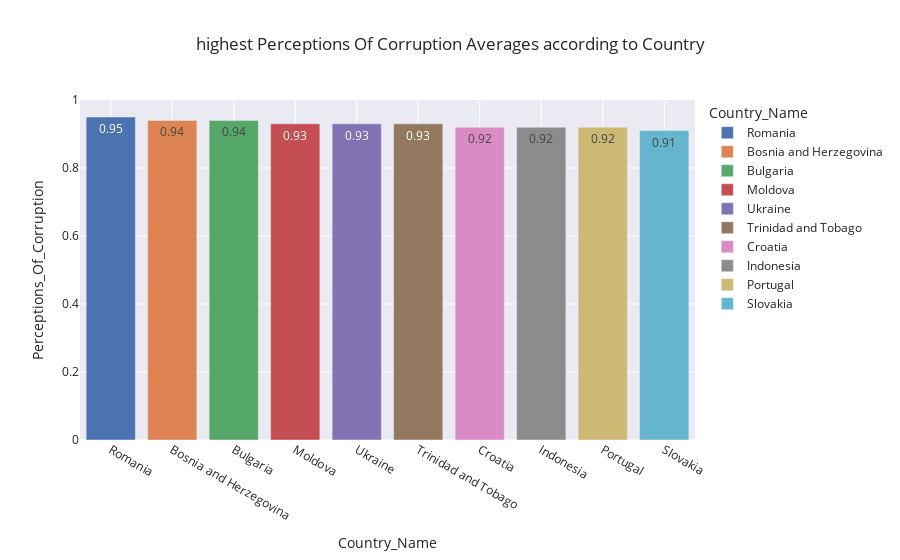

The notebook cell this image was saved under:
### Markdown cell above
### A: Perception of Corruption and Confidence in National governemnt

### Code cell
df_corrup= World_happiness_avg[["Country_Name", "Perceptions_Of_Corruption"]]
df_corrup= df_corrup.set_index("Country_Name").sort_values(by='Perceptions_Of_Corruption', ascending=False).round(2).head(10)
fig = px.bar(df_corrup, x = df_corrup.index, y = 'Perceptions_Of_Corruption',
            title = 'highest Perceptions Of Corruption Averages according to Country', template = 'seaborn', color= df_corrup.index ,text = 'Perceptions_Of_Corruption')
fig.show()

### Figure 1 — Plotly figure (JSON) as saved in the notebook; plotly's stock layout.template omitted (floating-point values rounded to 4 significant figures)
{"data": [{"alignmentgroup": "True", "hovertemplate": "Country_Name=%{x}<br>Perceptions_Of_Corruption=%{text}<extra></extra>", "legendgroup": "Romania", "marker": {"color": "rgb(76,114,176)", "pattern": {"shape": ""}}, "name": "Romania", "offsetgroup": "Romania", "orientation": "v", "showlegend": true, "text": [0.95], "textposition": "auto", "type": "bar", "x": ["Romania"], "xaxis": "x", "y": [0.95], "yaxis": "y"}, {"alignmentgroup": "True", "hovertemplate": "Country_Name=%{x}<br>Perceptions_Of_Corruption=%{text}<extra></extra>", "legendgroup": "Bosnia and Herzegovina", "marker": {"color": "rgb(221,132,82)", "pattern": {"shape": ""}}, "name": "Bosnia and Herzegovina", "offsetgroup": "Bosnia and Herzegovina", "orientation": "v", "showlegend": true, "text": [0.94], "textposition": "auto", "type": "bar", "x": ["Bosnia and Herzegovina"], "xaxis": "x", "y": [0.94], "yaxis": "y"}, {"alignmentgroup": "True", "hovertemplate": "Country_Name=%{x}<br>Perceptions_Of_Corruption=%{text}<extra></extra>", "legendgroup": "Bulgaria", "marker": {"color": "rgb(85,168,104)", "pattern": {"shape": ""}}, "name": "Bulgaria", "offsetgroup": "Bulgaria", "orientation": "v", "showlegend": true, "text": [0.94], "textposition": "auto", "type": "bar", "x": ["Bulgaria"], "xaxis": "x", "y": [0.94], "yaxis": "y"}, {"alignmentgroup": "True", "hovertemplate": "Country_Name=%{x}<br>Perceptions_Of_Corruption=%{text}<extra></extra>", "legendgroup": "Moldova", "marker": {"color": "rgb(196,78,82)", "pattern": {"shape": ""}}, "name": "Moldova", "offsetgroup": "Moldova", "orientation": "v", "showlegend": true, "text": [0.93], "textposition": "auto", "type": "bar", "x": ["Moldova"], "xaxis": "x", "y": [0.93], "yaxis": "y"}, {"alignmentgroup": "True", "hovertemplate": "Country_Name=%{x}<br>Perceptions_Of_Corruption=%{text}<extra></extra>", "legendgroup": "Ukraine", "marker": {"color": "rgb(129,114,179)", "pattern": {"shape": ""}}, "name": "Ukraine", "offsetgroup": "Ukraine", "orientation": "v", "showlegend": true, "text": [0.93], "textposition": "auto", "type": "bar", "x": ["Ukraine"], "xaxis": "x", "y": [0.93], "yaxis": "y"}, {"alignmentgroup": "True", "hovertemplate": "Country_Name=%{x}<br>Perceptions_Of_Corruption=%{text}<extra></extra>", "legendgroup": "Trinidad and Tobago", "marker": {"color": "rgb(147,120,96)", "pattern": {"shape": ""}}, "name": "Trinidad and Tobago", "offsetgroup": "Trinidad and Tobago", "orientation": "v", "showlegend": true, "text": [0.93], "textposition": "auto", "type": "bar", "x": ["Trinidad and Tobago"], "xaxis": "x", "y": [0.93], "yaxis": "y"}, {"alignmentgroup": "True", "hovertemplate": "Country_Name=%{x}<br>Perceptions_Of_Corruption=%{text}<extra></extra>", "legendgroup": "Croatia", "marker": {"color": "rgb(218,139,195)", "pattern": {"shape": ""}}, "name": "Croatia", "offsetgroup": "Croatia", "orientation": "v", "showlegend": true, "text": [0.92], "textposition": "auto", "type": "bar", "x": ["Croatia"], "xaxis": "x", "y": [0.92], "yaxis": "y"}, {"alignmentgroup": "True", "hovertemplate": "Country_Name=%{x}<br>Perceptions_Of_Corruption=%{text}<extra></extra>", "legendgroup": "Indonesia", "marker": {"color": "rgb(140,140,140)", "pattern": {"shape": ""}}, "name": "Indonesia", "offsetgroup": "Indonesia", "orientation": "v", "showlegend": true, "text": [0.92], "textposition": "auto", "type": "bar", "x": ["Indonesia"], "xaxis": "x", "y": [0.92], "yaxis": "y"}, {"alignmentgroup": "True", "hovertemplate": "Country_Name=%{x}<br>Perceptions_Of_Corruption=%{text}<extra></extra>", "legendgroup": "Portugal", "marker": {"color": "rgb(204,185,116)", "pattern": {"shape": ""}}, "name": "Portugal", "offsetgroup": "Portugal", "orientation": "v", "showlegend": true, "text": [0.92], "textposition": "auto", "type": "bar", "x": ["Portugal"], "xaxis": "x", "y": [0.92], "yaxis": "y"}, {"alignmentgroup": "True", "hovertemplate": "Country_Name=%{x}<br>Perceptions_Of_Corruption=%{text}<extra></extra>", "legendgroup": "Slovakia", "marker": {"color": "rgb(100,181,205)", "pattern": {"shape": ""}}, "name": "Slovakia", "offsetgroup": "Slovakia", "orientation": "v", "showlegend": true, "text": [0.91], "textposition": "auto", "type": "bar", "x": ["Slovakia"], "xaxis": "x", "y": [0.91], "yaxis": "y"}], "layout": {"barmode": "relative", "legend": {"title": {"text": "Country_Name"}, "tracegroupgap": 0}, "title": {"text": "highest Perceptions Of Corruption Averages according to Country"}, "xaxis": {"anchor": "y", "categoryarray": ["Romania", "Bosnia and Herzegovina", "Bulgaria", "Moldova", "Ukraine", "Trinidad and Tobago", "Croatia", "Indonesia", "Portugal", "Slovakia"], "categoryorder": "array", "domain": [0, 1], "title": {"text": "Country_Name"}}, "yaxis": {"anchor": "x", "domain": [0, 1], "title": {"text": "Perceptions_Of_Corruption"}}}}
